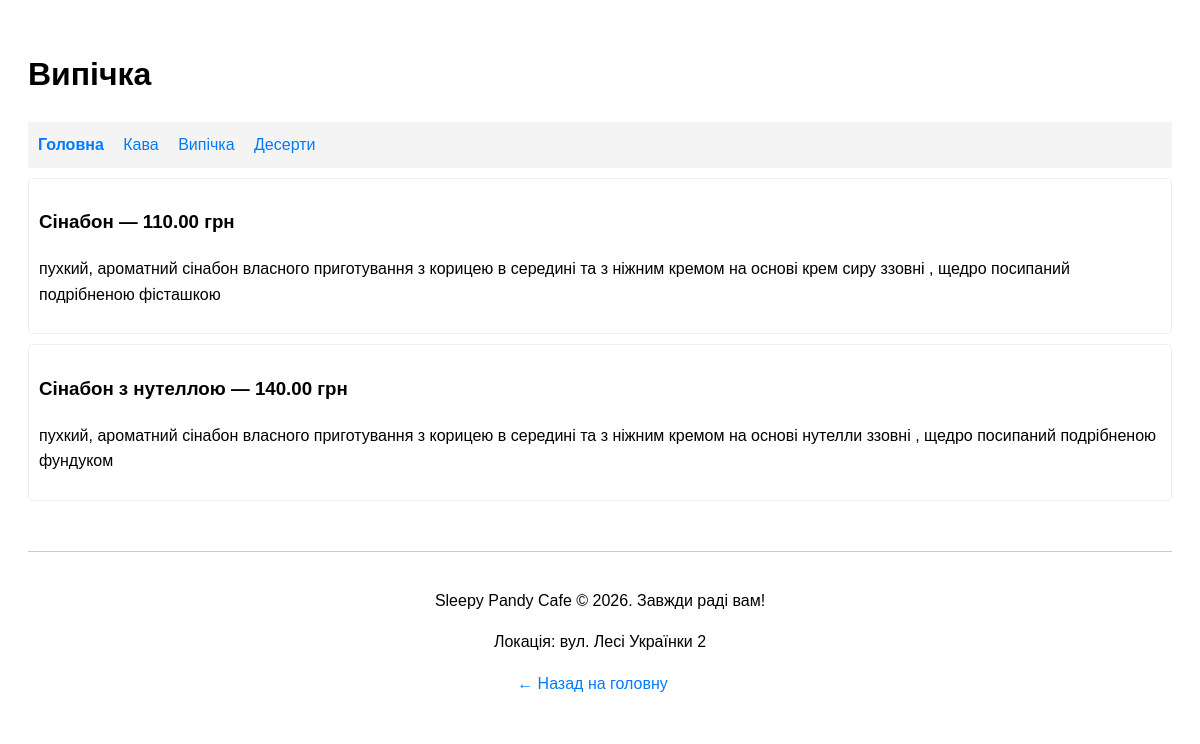
The app's page /category/2/ with its own data.
### main_app/models.py (models this page shows, shortened)
class Category(models.Model):
    name = models.CharField(max_length=100, verbose_name="Назва категорії")
    created_at = models.DateTimeField(auto_now_add=True)
    updated_at = models.DateTimeField(auto_now=True)

class MenuItem(models.Model):
    name = models.CharField(max_length=100, verbose_name="Назва страви")
    description = models.TextField(verbose_name="Опис")
    price = models.DecimalField(max_digits=6, decimal_places=2, verbose_name="Ціна")
    category = models.ForeignKey(Category, on_delete=models.CASCADE, related_name='items')
    created_at = models.DateTimeField(auto_now_add=True)
    updated_at = models.DateTimeField(auto_now=True)

### main_app/views.py (the view)
# urls.py: path('category/<int:cat_id>/', views.category_items, name='category_page'),
def category_items(request, cat_id):
    category = Category.objects.get(id=cat_id)
    context = {
        'title': category.name,
        'categories': Category.objects.all(),
        'items': MenuItem.objects.filter(category=category),
        'page_type': 'category'
    }
    return render(request, 'main_app/index.html', context)

### main_app/templates/main_app/index.html (shortened to what this page needs)
<!DOCTYPE html>
<html lang="uk">
<head>
</head>
<body>
    <h1>{{ title }}</h1>
    <nav>
        <a href="{% url 'home' %}"><b>Головна</b></a>
        {% for cat in categories %}
            <a href="{% url 'category_page' cat.id %}">{{ cat.name }}</a>
        {% endfor %}
    </nav>
    <div class="content">
        {% for item in items %}
            <div class="item-card">
                <h3>{{ item.name }} — {{ item.price }} грн</h3>
                <p>{{ item.description }}</p>
            </div>
        {% empty %}
            <p>Тут поки порожньо.</p>
        {% endfor %}
    </div>
    <footer>
        <p>Sleepy Pandy Cafe © 2026. Завжди раді вам!</p>
        <p>Локація: вул. Лесі Українки 2</p>
        {% if page_type != 'home' %}
            <a href="{% url 'home' %}">← Назад на головну</a>
        {% endif %}
    </footer>
</body>
</html>

### main_app/templates/main_app/index.html (style rules this page uses)
body { font-family: sans-serif; line-height: 1.6; padding: 20px; }
nav { margin-top: 20px; padding: 10px; background: #f4f4f4; }
a { margin-right: 15px; text-decoration: none; color: #007bff; }
footer { margin-top: 50px; border-top: 1px solid #ccc; padding: 20px; text-align: center; }
.item-card { border: 1px solid #eee; padding: 10px; margin-top: 10px; border-radius: 5px; }

### records on screen
Category: name "Випічка"
Category: name "Кава"
Category: name "Десерти"
MenuItem: name "Сінабон", price "110.00", description "пухкий, ароматний сінабон власного приготування з корицею в середині та з ніжним кремом на основі крем сиру ззовні , щедро посипаний подрібненою фісташкою"
MenuItem: name "Сінабон з нутеллою", price "140.00", description "пухкий, ароматний сінабон власного приготування з корицею в середині та з ніжним кремом на основі нутелли ззовні , щедро посипаний подрібненою фундуком"
